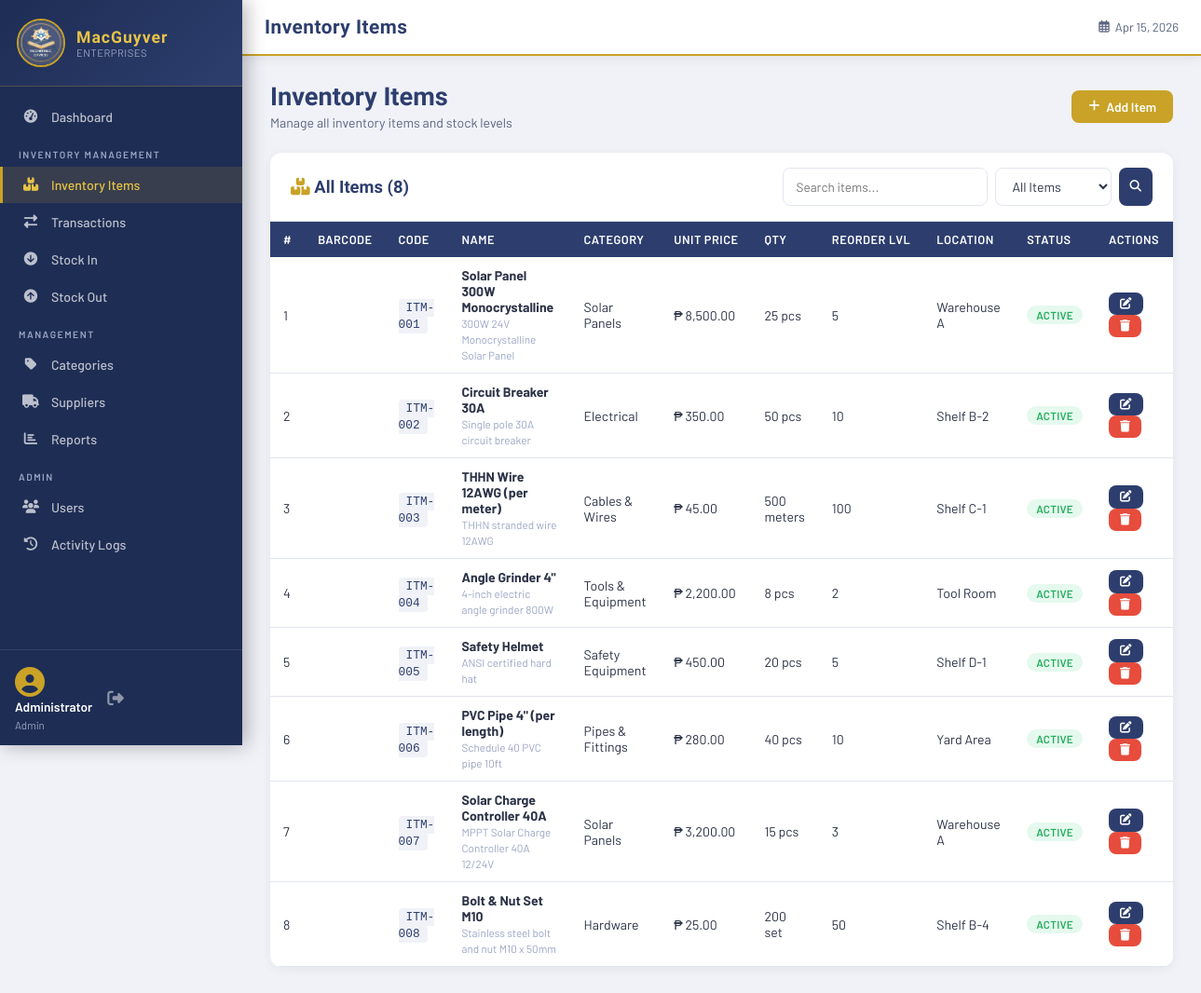
/pages/items.php (signed in), run on the app's committed database.
### tables this page shows
CREATE TABLE IF NOT EXISTS users (
    id INT AUTO_INCREMENT PRIMARY KEY,
    username VARCHAR(50) NOT NULL UNIQUE,
    password VARCHAR(255) NOT NULL,
    full_name VARCHAR(100) NOT NULL,
    email VARCHAR(100),
    role ENUM('admin','staff','viewer') DEFAULT 'staff',
    is_active TINYINT(1) DEFAULT 1,
    created_at TIMESTAMP DEFAULT CURRENT_TIMESTAMP,
    last_login TIMESTAMP NULL
);

CREATE TABLE IF NOT EXISTS items (
    id INT AUTO_INCREMENT PRIMARY KEY,
    item_code VARCHAR(50) NOT NULL UNIQUE,
    name VARCHAR(150) NOT NULL,
    description TEXT,
    category_id INT,
    supplier_id INT,
    unit VARCHAR(30) DEFAULT 'pcs',
    quantity INT DEFAULT 0,
    reorder_level INT DEFAULT 5,
    unit_price DECIMAL(12,2) DEFAULT 0.00,
    location VARCHAR(100),
    image VARCHAR(255),
    status ENUM('active','inactive','discontinued') DEFAULT 'active',
    created_at TIMESTAMP DEFAULT CURRENT_TIMESTAMP,
    updated_at TIMESTAMP DEFAULT CURRENT_TIMESTAMP ON UPDATE CURRENT_TIMESTAMP,
    FOREIGN KEY (category_id) REFERENCES categories(id) ON DELETE SET NULL,
    FOREIGN KEY (supplier_id) REFERENCES suppliers(id) ON DELETE SET NULL
);

CREATE TABLE IF NOT EXISTS categories (
    id INT AUTO_INCREMENT PRIMARY KEY,
    name VARCHAR(100) NOT NULL,
    description TEXT,
    created_at TIMESTAMP DEFAULT CURRENT_TIMESTAMP
);

### includes/functions.php (called while the page is built, shortened)
<?php
function getCurrentUser() {
    $db = getDB();
    $id = (int)$_SESSION['user_id'];
    $res = $db->query("SELECT * FROM users WHERE id=$id LIMIT 1");
    return $res->fetch_assoc();
}
function isAdmin() {
    return isset($_SESSION['role']) && $_SESSION['role'] === 'admin';
}
function sanitize($str) {
    return htmlspecialchars(trim($str), ENT_QUOTES, 'UTF-8');
}
function formatCurrency($amount) {
    return '₱ ' . number_format($amount, 2);
}

### pages/items.php (the view, shortened to what this page needs)
<?php
$pageTitle = 'Inventory Items';
require_once '../includes/header.php';
$db = getDB();
$search = $db->real_escape_string($_GET['search'] ?? '');
$where = "WHERE 1=1";
$items = $db->query("SELECT i.*,c.name cat_name,s.name sup_name FROM items i LEFT JOIN categories c ON i.category_id=c.id LEFT JOIN suppliers s ON i.supplier_id=s.id $where ORDER BY i.updated_at DESC");
?>
<div class="page-header">
  <div><h1>Inventory Items</h1><p>Manage all inventory items and stock levels</p></div>
  <div style="display:flex;gap:10px;flex-wrap:wrap;">
<?php if(isAdmin() || $_SESSION['role']==='staff'): ?>
    <button class="btn btn-gold" onclick="openModal('addModal')"><i class="fas fa-plus"></i> Add Item</button>
    <?php endif; ?>
  </div>
</div>
<div class="card">
  <div class="card-header">
    <h2><i class="fas fa-boxes" style="color:var(--gold)"></i> All Items (<?= $items->num_rows ?>)</h2>
    <div style="display:flex;gap:10px;align-items:center;flex-wrap:wrap;">
      <form method="GET" style="display:flex;gap:8px">
        <input type="text" name="search" class="search-input" placeholder="Search items..." value="<?= htmlspecialchars($search) ?>">
        <select name="filter" class="form-control" style="width:auto">
          <option value="">All Items</option>
        </select>
        <button type="submit" class="btn btn-primary btn-sm"><i class="fas fa-search"></i></button>
      </form>
    </div>
  </div>
  <div class="table-responsive">
    <table id="itemsTable">
      <thead><tr><th>#</th><th>Barcode</th><th>Code</th><th>Name</th><th>Category</th><th>Unit Price</th><th>Qty</th><th>Reorder Lvl</th><th>Location</th><th>Status</th><th>Actions</th></tr></thead>
      <tbody>
      <?php $i=1; while($r=$items->fetch_assoc()): ?>
      <tr>
        <td><?= $i++ ?></td>
        <td style="text-align:center;">
        </td>
        <td><span class="item-code"><?= sanitize($r['item_code']) ?></span></td>
        <td><strong><?= sanitize($r['name']) ?></strong><br><small style="color:var(--gray-400)"><?= sanitize($r['description'] ?? '') ?></small></td>
        <td><?= sanitize($r['cat_name'] ?? '-') ?></td>
        <td><?= formatCurrency($r['unit_price']) ?></td>
        <td class="<?= $r['quantity']==0?'out-stock':($r['quantity']<=$r['reorder_level']?'low-stock':'') ?>">
          <?= $r['quantity'] ?> <?= sanitize($r['unit']) ?>
        </td>
        <td><?= $r['reorder_level'] ?></td>
        <td><?= sanitize($r['location'] ?? '-') ?></td>
        <td>
          <?php if($r['status']==='active'): ?><span class="badge badge-success">Active</span>
          <?php elseif($r['status']==='inactive'): ?><span class="badge badge-secondary">Inactive</span>
          <?php else: ?><span class="badge badge-danger">Discontinued</span><?php endif; ?>
        </td>
        <td>
          <button class="btn btn-sm btn-primary" onclick='editItem(<?= json_encode($r) ?>)'><i class="fas fa-edit"></i></button>
          <?php if(isAdmin()): ?>
          <form method="POST" style="display:inline">
            <button type="submit" class="btn btn-sm btn-danger btn-delete"><i class="fas fa-trash"></i></button>
          </form>
          <?php endif; ?>
        </td>
      </tr>
      <?php endwhile; ?>
      </tbody>
    </table>
  </div>
</div>
<?php require_once '../includes/footer.php'; ?>

### includes/header.php (shortened to what this page needs)
<?php
require_once __DIR__ . '/functions.php';
$currentUser = getCurrentUser();
$currentPage = basename($_SERVER['PHP_SELF'], '.php');
?>
<!DOCTYPE html>
<html lang="en">
<head>
<link rel="stylesheet" href="https://cdnjs.cloudflare.com/ajax/libs/font-awesome/6.5.0/css/all.min.css">
<link rel="stylesheet" href="<?= BASE_URL ?>assets/css/style.css">
</head>
<body>
<aside class="sidebar" id="sidebar">
  <div class="sidebar-brand">
    <img src="<?= BASE_URL ?>assets/logo.png" alt="Logo" class="brand-logo">
    <div class="brand-text">
      <span class="brand-name">MacGuyver</span>
      <span class="brand-sub">Enterprises</span>
    </div>
  </div>
  <nav class="sidebar-nav">
    <a href="<?= BASE_URL ?>dashboard.php" class="nav-item <?= $currentPage==='dashboard'?'active':'' ?>">
      <i class="fas fa-tachometer-alt"></i><span>Dashboard</span>
    </a>
    <div class="nav-section-label">INVENTORY MANAGEMENT</div>
    <a href="<?= BASE_URL ?>pages/items.php" class="nav-item <?= $currentPage==='items'?'active':'' ?>">
      <i class="fas fa-boxes"></i><span>Inventory Items</span>
    </a>
    <a href="<?= BASE_URL ?>pages/transactions.php" class="nav-item <?= $currentPage==='transactions'?'active':'' ?>">
      <i class="fas fa-exchange-alt"></i><span>Transactions</span>
    </a>
    <a href="<?= BASE_URL ?>pages/stock_in.php" class="nav-item <?= $currentPage==='stock_in'?'active':'' ?>">
      <i class="fas fa-arrow-circle-down"></i><span>Stock In</span>
    </a>
    <a href="<?= BASE_URL ?>pages/stock_out.php" class="nav-item <?= $currentPage==='stock_out'?'active':'' ?>">
      <i class="fas fa-arrow-circle-up"></i><span>Stock Out</span>
    </a>
    <div class="nav-section-label">MANAGEMENT</div>
    <a href="<?= BASE_URL ?>pages/categories.php" class="nav-item <?= $currentPage==='categories'?'active':'' ?>">
      <i class="fas fa-tag"></i><span>Categories</span>
    </a>
    <a href="<?= BASE_URL ?>pages/suppliers.php" class="nav-item <?= $currentPage==='suppliers'?'active':'' ?>">
      <i class="fas fa-truck"></i><span>Suppliers</span>
    </a>
    <a href="<?= BASE_URL ?>pages/reports.php" class="nav-item <?= $currentPage==='reports'?'active':'' ?>">
      <i class="fas fa-chart-bar"></i><span>Reports</span>
    </a>
    <?php if(isAdmin()): ?>
    <div class="nav-section-label">ADMIN</div>
    <a href="<?= BASE_URL ?>pages/users.php" class="nav-item <?= $currentPage==='users'?'active':'' ?>">
      <i class="fas fa-users"></i><span>Users</span>
    </a>
    <a href="<?= BASE_URL ?>pages/logs.php" class="nav-item <?= $currentPage==='logs'?'active':'' ?>">
      <i class="fas fa-history"></i><span>Activity Logs</span>
    </a>
    <?php endif; ?>
  </nav>
  <div class="sidebar-footer">
    <div class="user-info">
      <div class="user-avatar"><i class="fas fa-user-circle"></i></div>
      <div class="user-details">
        <span class="user-name"><?= sanitize($currentUser['full_name']) ?></span>
        <span class="user-role"><?= ucfirst($currentUser['role']) ?></span>
      </div>
    </div>
    <a href="<?= BASE_URL ?>logout.php" class="logout-btn" title="Logout"><i class="fas fa-sign-out-alt"></i></a>
  </div>
</aside>
<div class="main-wrapper">
  <header class="topbar">
    <div class="topbar-title"><?= isset($pageTitle) ? sanitize($pageTitle) : 'Dashboard' ?></div>
    <div class="topbar-right">
      <span class="date-display"><i class="far fa-calendar-alt"></i> <?= date('M d, Y') ?></span>
    </div>
  </header>
  <main class="content-area">

### includes/footer.php (shortened to what this page needs)
  </main>
</div>
</body>
</html>

### data on the page
users: full_name "Administrator", role "Admin"
items: item_code "ITM-001", name "Solar Panel 300W Monocrystalline", description "300W 24V Monocrystalline Solar Panel", category.name "Solar Panels", unit_price "₱ 8,500.00", quantity "25", unit "pcs", reorder_level "5", location "Warehouse A", status "ACTIVE"
items: item_code "ITM-002", name "Circuit Breaker 30A", description "Single pole 30A circuit breaker", category.name "Electrical", unit_price "₱ 350.00", quantity "50", unit "pcs", reorder_level "10", location "Shelf B-2", status "ACTIVE"
items: item_code "ITM-003", name "THHN Wire 12AWG (per meter)", description "THHN stranded wire 12AWG", category.name "Cables & Wires", unit_price "₱ 45.00", quantity "500", unit "meters", reorder_level "100", location "Shelf C-1", status "ACTIVE"
items: item_code "ITM-004", name "Angle Grinder 4\"", description "4-inch electric angle grinder 800W", category.name "Tools & Equipment", unit_price "₱ 2,200.00", quantity "8", unit "pcs", reorder_level "2", location "Tool Room", status "ACTIVE"
items: item_code "ITM-005", name "Safety Helmet", description "ANSI certified hard hat", category.name "Safety Equipment", unit_price "₱ 450.00", quantity "20", unit "pcs", reorder_level "5", location "Shelf D-1", status "ACTIVE"
items: item_code "ITM-006", name "PVC Pipe 4\" (per length)", description "Schedule 40 PVC pipe 10ft", category.name "Pipes & Fittings", unit_price "₱ 280.00", quantity "40", unit "pcs", reorder_level "10", location "Yard Area", status "ACTIVE"
items: item_code "ITM-007", name "Solar Charge Controller 40A", description "MPPT Solar Charge Controller 40A 12/24V", category.name "Solar Panels", unit_price "₱ 3,200.00", quantity "15", unit "pcs", reorder_level "3", location "Warehouse A", status "ACTIVE"
items: item_code "ITM-008", name "Bolt & Nut Set M10", description "Stainless steel bolt and nut M10 x 50mm", category.name "Hardware", unit_price "₱ 25.00", quantity "200", unit "set", reorder_level "50", location "Shelf B-4", status "ACTIVE"

### other printed values
$pageTitle "Inventory Items"
$items->num_rows "8"
